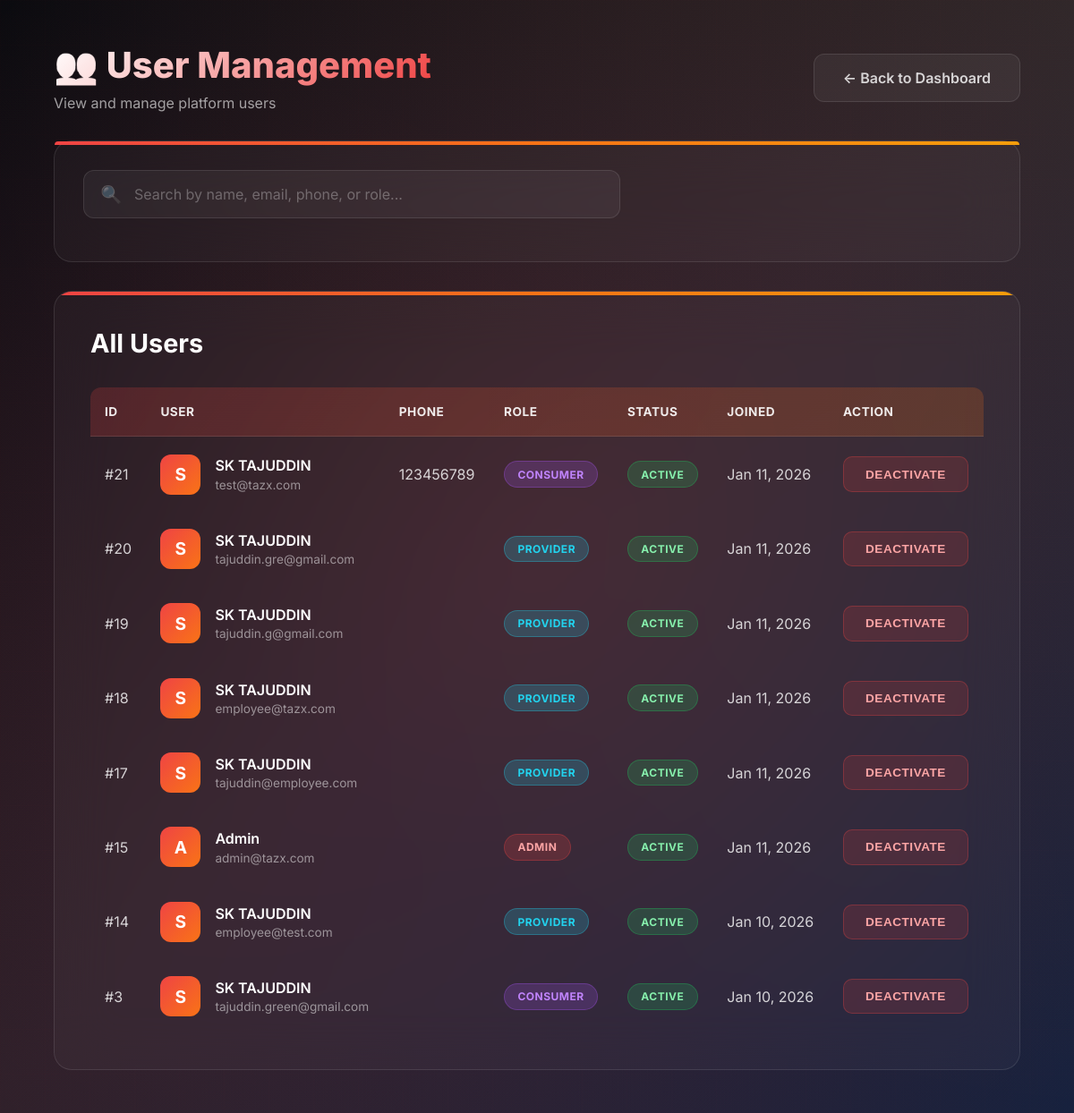
Screenshot of /admin/manage_users.php (signed in) with the database file from the repository.
### tables this page shows
CREATE TABLE `users` (
  `user_id` int(11) NOT NULL,
  `name` varchar(100) NOT NULL,
  `email` varchar(100) NOT NULL,
  `phone` varchar(15) DEFAULT NULL,
  `password` varchar(255) NOT NULL,
  `role` enum('consumer','provider','admin') NOT NULL,
  `status` tinyint(4) DEFAULT 1,
  `created_at` timestamp NOT NULL DEFAULT current_timestamp(),
  `is_active` tinyint(1) NOT NULL DEFAULT 1
);

### admin/manage_users.php (the view, shortened to what this page needs)
<?php
require_once dirname(__DIR__) . "/config/db.php";
$result = $conn->query("
    SELECT
        user_id,
        name,
        email,
        phone,
        role,
        is_active,
        created_at
    FROM users
    ORDER BY created_at DESC
");
?>
<!DOCTYPE html>
<html lang="en">
<head>
</head>
<body>
<div class="bg-gradient"></div>
<div class="grid-overlay"></div>
<div class="container">
    <div class="page-header">
        <div class="header-content">
            <h1>👥 User Management</h1>
            <p>View and manage platform users</p>
        </div>
        <a href="home.php" class="back-link">
            ← Back to Dashboard
        </a>
    </div>
    <div class="search-card">
        <div class="search-wrapper">
            <span class="search-icon">🔍</span>
            <input
                type="text"
                id="searchInput"
                class="search-input"
                placeholder="Search by name, email, phone, or role..."
                autocomplete="off"
            >
        </div>
    </div>
    <div class="users-card">
        <div class="table-header">
            <h2>All Users</h2>
        </div>
        <div class="table-wrapper">
            <table id="usersTable">
                <thead>
                    <tr>
                        <th>ID</th>
                        <th>User</th>
                        <th>Phone</th>
                        <th>Role</th>
                        <th>Status</th>
                        <th>Joined</th>
                        <th>Action</th>
                    </tr>
                </thead>
                <tbody>
                    <?php if ($result->num_rows > 0): ?>
                        <?php while ($u = $result->fetch_assoc()): ?>
                            <tr class="user-row">
                                <td>#<?= $u['user_id'] ?></td>
                                <td>
                                    <div class="user-info">
                                        <div class="user-avatar">
                                            <?= strtoupper(substr($u['name'], 0, 1)) ?>
                                        </div>
                                        <div class="user-details">
                                            <span class="user-name"><?= htmlspecialchars($u['name']) ?></span>
                                            <span class="user-email"><?= htmlspecialchars($u['email']) ?></span>
                                        </div>
                                    </div>
                                </td>
                                <td><?= htmlspecialchars($u['phone']) ?></td>
                                <td>
                                    <span class="role-badge role-<?= strtolower($u['role']) ?>">
                                        <?= ucfirst($u['role']) ?>
                                    </span>
                                </td>
                                <td>
                                    <span class="status-badge status-<?= $u['is_active'] ? 'active' : 'inactive' ?>">
                                        <?= $u['is_active'] ? 'Active' : 'Deactivated' ?>
                                    </span>
                                </td>
                                <td><?= date('M d, Y', strtotime($u['created_at'])) ?></td>
                                <td>
                                    <form method="POST" style="display:inline;">
                                        <?php if ($u['is_active']): ?>
                                            <button
                                                type="submit"
                                                name="toggle_status"
                                                class="btn btn-deactivate"
                                                onclick="return confirm('Are you sure you want to deactivate this user?')">
                                                Deactivate
                                            </button>
                                        <?php endif; ?>
                                    </form>
                                </td>
                            </tr>
                        <?php endwhile; ?>
                    <?php endif; ?>
                </tbody>
            </table>
        </div>
    </div>
</div>
</body>
</html>

### rows the page displays
users: user_id "21", name "S", name "SK TAJUDDIN", email "test@tazx.com", phone "123456789", role "CONSUMER", is_active "ACTIVE", created_at "Jan 11, 2026"
users: user_id "20", name "S", name "SK TAJUDDIN", email "tajuddin.gre@gmail.com", role "PROVIDER", is_active "ACTIVE", created_at "Jan 11, 2026"
users: user_id "19", name "S", name "SK TAJUDDIN", email "tajuddin.g@gmail.com", role "PROVIDER", is_active "ACTIVE", created_at "Jan 11, 2026"
users: user_id "18", name "S", name "SK TAJUDDIN", email "employee@tazx.com", role "PROVIDER", is_active "ACTIVE", created_at "Jan 11, 2026"
users: user_id "17", name "S", name "SK TAJUDDIN", email "tajuddin@employee.com", role "PROVIDER", is_active "ACTIVE", created_at "Jan 11, 2026"
users: user_id "15", name "A", name "Admin", email "admin@tazx.com", role "ADMIN", is_active "ACTIVE", created_at "Jan 11, 2026"
users: user_id "14", name "S", name "SK TAJUDDIN", email "employee@test.com", role "PROVIDER", is_active "ACTIVE", created_at "Jan 10, 2026"
users: user_id "3", name "S", name "SK TAJUDDIN", email "tajuddin.green@gmail.com", role "CONSUMER", is_active "ACTIVE", created_at "Jan 10, 2026"
